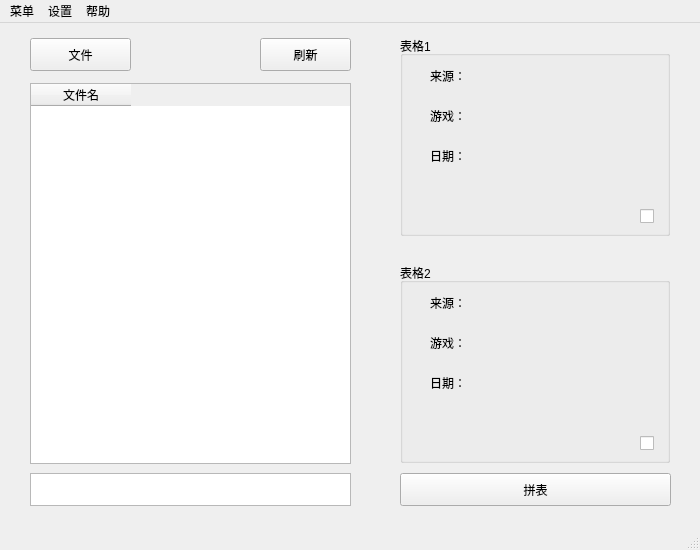
<?xml version="1.0" encoding="UTF-8"?>
<ui version="4.0">
 <class>MainWindow</class>
 <widget class="QMainWindow" name="MainWindow">
  <property name="geometry">
   <rect>
    <x>0</x>
    <y>0</y>
    <width>700</width>
    <height>550</height>
   </rect>
  </property>
  <property name="minimumSize">
   <size>
    <width>310</width>
    <height>550</height>
   </size>
  </property>
  <property name="maximumSize">
   <size>
    <width>700</width>
    <height>550</height>
   </size>
  </property>
  <property name="baseSize">
   <size>
    <width>700</width>
    <height>550</height>
   </size>
  </property>
  <property name="acceptDrops">
   <bool>true</bool>
  </property>
  <property name="windowTitle">
   <string>拼表</string>
  </property>
  <property name="windowIcon">
   <iconset>
    <normaloff>:/image/icon.png</normaloff>:/image/icon.png</iconset>
  </property>
  <widget class="QWidget" name="centralwidget">
   <widget class="QPushButton" name="pushButton_file">
    <property name="geometry">
     <rect>
      <x>30</x>
      <y>15</y>
      <width>101</width>
      <height>33</height>
     </rect>
    </property>
    <property name="sizePolicy">
     <sizepolicy hsizetype="Minimum" vsizetype="Fixed">
      <horstretch>0</horstretch>
      <verstretch>0</verstretch>
     </sizepolicy>
    </property>
    <property name="statusTip">
     <string/>
    </property>
    <property name="layoutDirection">
     <enum>Qt::LeftToRight</enum>
    </property>
    <property name="text">
     <string>文件</string>
    </property>
   </widget>
   <widget class="QPushButton" name="pushButton_action">
    <property name="geometry">
     <rect>
      <x>400</x>
      <y>450</y>
      <width>271</width>
      <height>33</height>
     </rect>
    </property>
    <property name="sizePolicy">
     <sizepolicy hsizetype="Minimum" vsizetype="Fixed">
      <horstretch>0</horstretch>
      <verstretch>0</verstretch>
     </sizepolicy>
    </property>
    <property name="text">
     <string>拼表</string>
    </property>
   </widget>
   <widget class="QPushButton" name="pushButton_fresh">
    <property name="geometry">
     <rect>
      <x>260</x>
      <y>15</y>
      <width>91</width>
      <height>33</height>
     </rect>
    </property>
    <property name="sizePolicy">
     <sizepolicy hsizetype="Minimum" vsizetype="Fixed">
      <horstretch>0</horstretch>
      <verstretch>0</verstretch>
     </sizepolicy>
    </property>
    <property name="text">
     <string>刷新</string>
    </property>
   </widget>
   <widget class="QGroupBox" name="groupBox">
    <property name="geometry">
     <rect>
      <x>400</x>
      <y>13</y>
      <width>270</width>
      <height>200</height>
     </rect>
    </property>
    <property name="sizePolicy">
     <sizepolicy hsizetype="Preferred" vsizetype="Preferred">
      <horstretch>0</horstretch>
      <verstretch>0</verstretch>
     </sizepolicy>
    </property>
    <property name="title">
     <string>表格1</string>
    </property>
    <widget class="QCheckBox" name="checkBox">
     <property name="geometry">
      <rect>
       <x>240</x>
       <y>170</y>
       <width>20</width>
       <height>20</height>
      </rect>
     </property>
     <property name="text">
      <string/>
     </property>
    </widget>
    <widget class="QLabel" name="label">
     <property name="geometry">
      <rect>
       <x>30</x>
       <y>30</y>
       <width>35</width>
       <height>20</height>
      </rect>
     </property>
     <property name="sizeIncrement">
      <size>
       <width>11</width>
       <height>0</height>
      </size>
     </property>
     <property name="text">
      <string>来源：</string>
     </property>
    </widget>
    <widget class="QLabel" name="label_from1">
     <property name="geometry">
      <rect>
       <x>90</x>
       <y>30</y>
       <width>120</width>
       <height>20</height>
      </rect>
     </property>
     <property name="text">
      <string/>
     </property>
    </widget>
    <widget class="QLabel" name="label_game1">
     <property name="geometry">
      <rect>
       <x>90</x>
       <y>70</y>
       <width>120</width>
       <height>20</height>
      </rect>
     </property>
     <property name="text">
      <string/>
     </property>
    </widget>
    <widget class="QLabel" name="label_2">
     <property name="geometry">
      <rect>
       <x>30</x>
       <y>70</y>
       <width>35</width>
       <height>20</height>
      </rect>
     </property>
     <property name="text">
      <string>游戏：</string>
     </property>
    </widget>
    <widget class="QLabel" name="label_3">
     <property name="geometry">
      <rect>
       <x>30</x>
       <y>110</y>
       <width>35</width>
       <height>20</height>
      </rect>
     </property>
     <property name="text">
      <string>日期：</string>
     </property>
    </widget>
    <widget class="QLabel" name="label_date11">
     <property name="geometry">
      <rect>
       <x>90</x>
       <y>110</y>
       <width>120</width>
       <height>20</height>
      </rect>
     </property>
     <property name="text">
      <string/>
     </property>
    </widget>
    <widget class="QLabel" name="label_4">
     <property name="geometry">
      <rect>
       <x>30</x>
       <y>150</y>
       <width>35</width>
       <height>20</height>
      </rect>
     </property>
     <property name="text">
      <string/>
     </property>
    </widget>
    <widget class="QLabel" name="label_date12">
     <property name="geometry">
      <rect>
       <x>90</x>
       <y>150</y>
       <width>120</width>
       <height>20</height>
      </rect>
     </property>
     <property name="text">
      <string/>
     </property>
    </widget>
    <zorder>splitter_5</zorder>
    <zorder>splitter_6</zorder>
    <zorder>splitter</zorder>
    <zorder>splitter_2</zorder>
    <zorder>checkBox</zorder>
   </widget>
   <widget class="QGroupBox" name="groupBox_2">
    <property name="geometry">
     <rect>
      <x>400</x>
      <y>240</y>
      <width>270</width>
      <height>200</height>
     </rect>
    </property>
    <property name="sizePolicy">
     <sizepolicy hsizetype="Preferred" vsizetype="Preferred">
      <horstretch>0</horstretch>
      <verstretch>0</verstretch>
     </sizepolicy>
    </property>
    <property name="title">
     <string>表格2</string>
    </property>
    <widget class="QCheckBox" name="checkBox_2">
     <property name="geometry">
      <rect>
       <x>240</x>
       <y>170</y>
       <width>20</width>
       <height>20</height>
      </rect>
     </property>
     <property name="text">
      <string/>
     </property>
    </widget>
    <widget class="QLabel" name="label_5">
     <property name="geometry">
      <rect>
       <x>30</x>
       <y>30</y>
       <width>35</width>
       <height>20</height>
      </rect>
     </property>
     <property name="text">
      <string>来源：</string>
     </property>
    </widget>
    <widget class="QLabel" name="label_6">
     <property name="geometry">
      <rect>
       <x>30</x>
       <y>70</y>
       <width>35</width>
       <height>20</height>
      </rect>
     </property>
     <property name="text">
      <string>游戏：</string>
     </property>
    </widget>
    <widget class="QLabel" name="label_7">
     <property name="geometry">
      <rect>
       <x>30</x>
       <y>110</y>
       <width>35</width>
       <height>20</height>
      </rect>
     </property>
     <property name="text">
      <string>日期：</string>
     </property>
    </widget>
    <widget class="QLabel" name="label_8">
     <property name="geometry">
      <rect>
       <x>30</x>
       <y>150</y>
       <width>35</width>
       <height>20</height>
      </rect>
     </property>
     <property name="text">
      <string/>
     </property>
    </widget>
    <widget class="QLabel" name="label_from2">
     <property name="geometry">
      <rect>
       <x>90</x>
       <y>30</y>
       <width>120</width>
       <height>20</height>
      </rect>
     </property>
     <property name="text">
      <string/>
     </property>
    </widget>
    <widget class="QLabel" name="label_game2">
     <property name="geometry">
      <rect>
       <x>90</x>
       <y>70</y>
       <width>120</width>
       <height>20</height>
      </rect>
     </property>
     <property name="text">
      <string/>
     </property>
    </widget>
    <widget class="QLabel" name="label_date21">
     <property name="geometry">
      <rect>
       <x>90</x>
       <y>110</y>
       <width>120</width>
       <height>20</height>
      </rect>
     </property>
     <property name="text">
      <string/>
     </property>
    </widget>
    <widget class="QLabel" name="label_date22">
     <property name="geometry">
      <rect>
       <x>90</x>
       <y>150</y>
       <width>120</width>
       <height>20</height>
      </rect>
     </property>
     <property name="text">
      <string/>
     </property>
    </widget>
   </widget>
   <widget class="QTableWidget" name="tableWidget">
    <property name="geometry">
     <rect>
      <x>30</x>
      <y>60</y>
      <width>321</width>
      <height>381</height>
     </rect>
    </property>
    <property name="contextMenuPolicy">
     <enum>Qt::CustomContextMenu</enum>
    </property>
    <property name="showGrid">
     <bool>false</bool>
    </property>
    <attribute name="verticalHeaderVisible">
     <bool>false</bool>
    </attribute>
    <column>
     <property name="text">
      <string>文件名</string>
     </property>
    </column>
   </widget>
   <widget class="QPlainTextEdit" name="plainTextEdit">
    <property name="geometry">
     <rect>
      <x>30</x>
      <y>450</y>
      <width>321</width>
      <height>33</height>
     </rect>
    </property>
    <property name="font">
     <font>
      <family>宋体</family>
      <pointsize>10</pointsize>
     </font>
    </property>
   </widget>
  </widget>
  <widget class="QMenuBar" name="menubar">
   <property name="geometry">
    <rect>
     <x>0</x>
     <y>0</y>
     <width>700</width>
     <height>23</height>
    </rect>
   </property>
   <widget class="QMenu" name="menu">
    <property name="title">
     <string>菜单</string>
    </property>
    <addaction name="separator"/>
    <addaction name="actionExit"/>
   </widget>
   <widget class="QMenu" name="menu_2">
    <property name="title">
     <string>设置</string>
    </property>
    <addaction name="actionSettingpath"/>
   </widget>
   <widget class="QMenu" name="menu_3">
    <property name="title">
     <string>帮助</string>
    </property>
    <addaction name="separator"/>
    <addaction name="actionAbout"/>
   </widget>
   <addaction name="menu"/>
   <addaction name="menu_2"/>
   <addaction name="menu_3"/>
  </widget>
  <widget class="QStatusBar" name="statusbar"/>
  <action name="actionExit">
   <property name="text">
    <string>退出</string>
   </property>
   <property name="shortcut">
    <string>Ctrl+W</string>
   </property>
  </action>
  <action name="actionAbout">
   <property name="text">
    <string>关于</string>
   </property>
   <property name="shortcut">
    <string>Ctrl+Q</string>
   </property>
  </action>
  <action name="actionSettingpath">
   <property name="text">
    <string>设置路径</string>
   </property>
   <property name="shortcut">
    <string>Ctrl+S</string>
   </property>
  </action>
 </widget>
 <resources>
  <include location="image.qrc"/>
 </resources>
 <connections>
  <connection>
   <sender>actionExit</sender>
   <signal>triggered()</signal>
   <receiver>MainWindow</receiver>
   <slot>close()</slot>
   <hints>
    <hint type="sourcelabel">
     <x>-1</x>
     <y>-1</y>
    </hint>
    <hint type="destinationlabel">
     <x>349</x>
     <y>274</y>
    </hint>
   </hints>
  </connection>
 </connections>
</ui>
